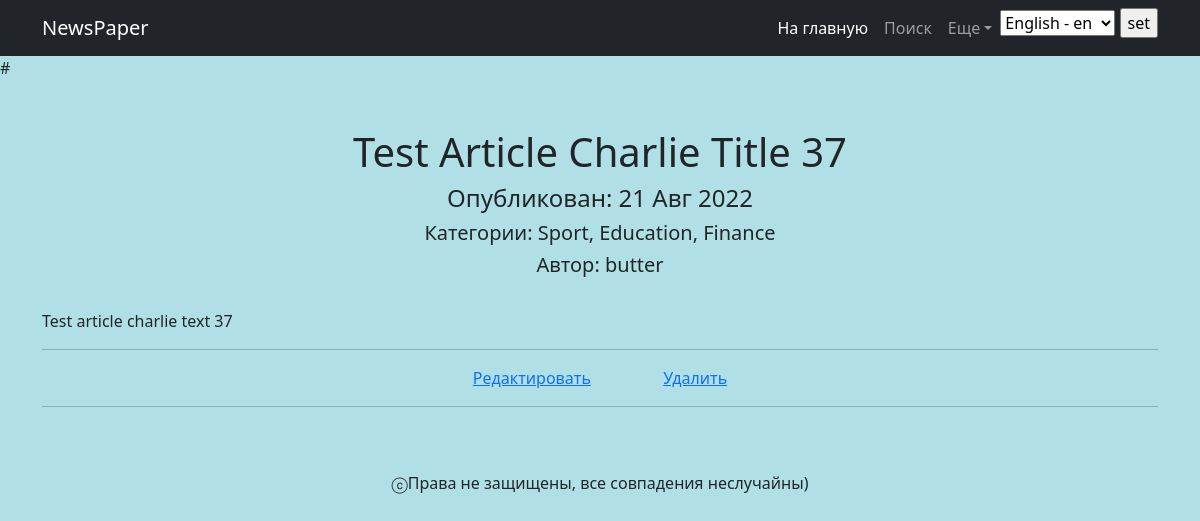
The page /news/173 on the database as committed earlier.
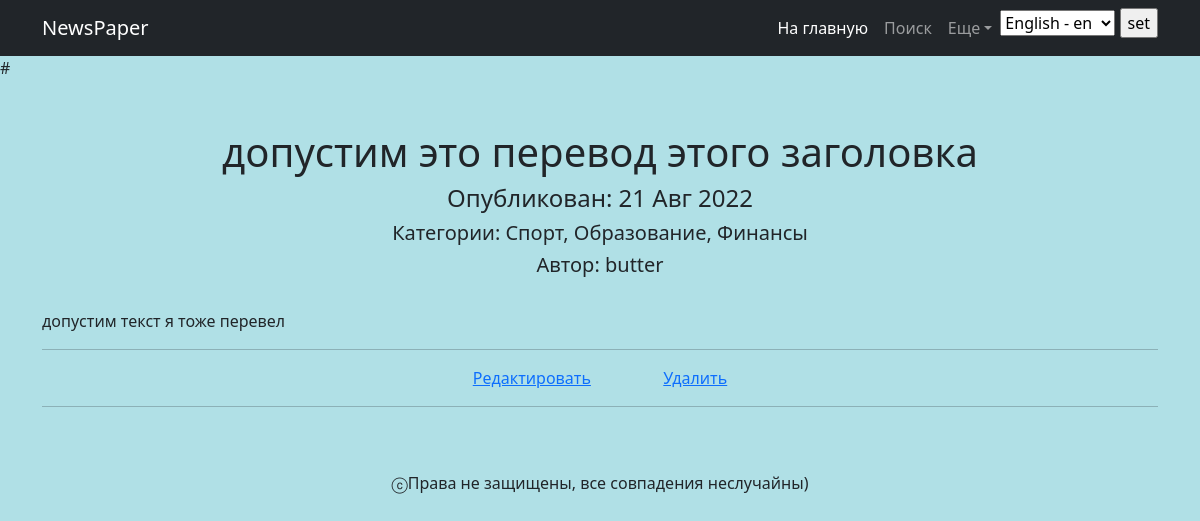
The same page on the database as committed later.
### news/models.py (models this page shows, shortened)
class Post(models.Model):                   # table of news and articles
    author = models.ForeignKey(Author, on_delete=models.CASCADE)
    type = models.CharField(max_length=1, choices=POST_TYPES, default='A')
    time_in = models.DateTimeField(auto_now_add=True)
    title = models.CharField(max_length=255)
    text = models.TextField()
    rating = models.IntegerField(default=0)
    categories = models.ManyToManyField(Category, through='PostCategory')

class Category(models.Model):               # table of categories
    name = models.CharField(max_length=30, unique=True)
    users = models.ManyToManyField(User, through='Subscribers')
    def __str__(self):
        return self.name.title()

class Author(models.Model):                 # table of authors
    user = models.OneToOneField(User, on_delete=models.CASCADE, primary_key=True)
    rating = models.IntegerField(default=0)
    def __str__(self):
        return f'{self.user.username}'

### news/views.py (the view)
# urls.py: path('<int:pk>', PostDetail.as_view(), name='post_detail'),
class PostDetail(DetailView):                   # responsible for detailed post output on a page
    model = Post
    template_name = 'post.html'
    context_object_name = 'post'
    def get_object(self, *args, **kwargs):      # use cache to get post
        post = cache.get(f'post-{self.kwargs["pk"]}', None)     # find post in cache or return None
        if not post:
            post = super().get_object(queryset=self.queryset)
            cache.set(f'post-{self.kwargs["pk"]}', post, 300)   # store for 5 min in cache
        return post

### news/templatetags/custom_filters.py (called while the page is built)
@register.filter()
def censor(string):                                             # modify string aka censor above words
    try:
        for word in CURSE_WORDS:
            if word in string.lower():
                string = re.sub(f'{word}|{word.capitalize()}',
                                lambda match: match.group()[:1] + "*" * len(match.group()[1:]),
                                string)
    except AttributeError as e:
        print(e)
    return string

### news/templatetags/custom_tags.py (called while the page is built)
@register.simple_tag(takes_context=True)                # add timezone to context so we could alter theme using only this tag in default.html
def current_time(context, **kwargs):
    context['current_time'] = timezone.now()
    return ''                                           # return empty string, so there would be no None in default.html

### templates/post.html (shortened to what this page needs)
{% extends 'flatpages/default.html' %}
{% load custom_filters %}
{% load i18n %}
{% block content %}
    <h1>{{ post.title|censor }}</h1>
    <h4>{% trans "Опубликован" %}: {{ post.time_in|date:'d M Y' }}</h4>
    <h5>{% trans "Категории" %}:
    {% for category in post.categories.all %}
        {% if forloop.counter != post.categories.all|length %}
            {{ category }},
        {% else %}
            {{ category }}
        {% endif %}
    {% endfor %}
    </h5>
    <h5>{% trans "Автор" %}: {{ post.author }}</h5>
    <div class="text-justify", style="white-space: pre-line">
        {{ post.text|censor }}
    </div>
<hr>
{% if post.type == 'N' %}
<div>
    <a href="/news/{{ post.pk }}/update/">{% trans "Редактировать" %}</a>
    &emsp;&emsp;&emsp;&emsp;
    <a href="/news/{{ post.pk }}/delete/">{% trans "Удалить" %}</a>
</div>
{% elif post.type == 'A' %}
<div>
    <a href="/articles/{{ post.pk }}/update/">{% trans "Редактировать" %}</a>
    <a href="/articles/{{ post.pk }}/delete/">{% trans "Удалить" %}</a>
</div>
{% endif %}
<hr>
{% endblock content %}

Rows that differ between the two databases and show on the page:
changed Post "butter": title|censor "Test Article Charlie Title 37" → "допустим это перевод этого заголовка"; text|censor "Test article charlie text 37" → "допустим текст я тоже перевел"
changed Category: name "Sport" → "Спорт"
changed Category: name "Education" → "Образование"
changed Category: name "Finance" → "Финансы"
